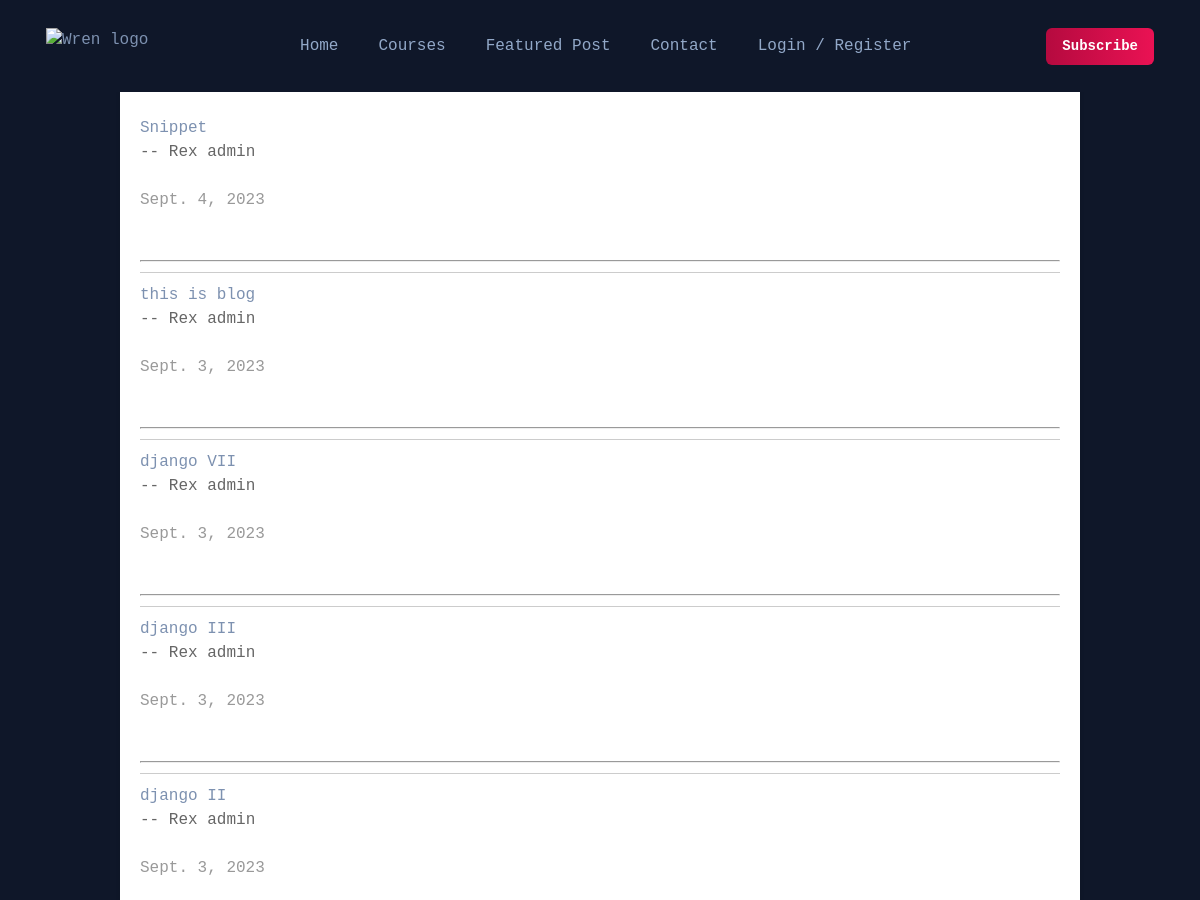
Before: /all_blogs (upper part) with the older database file.
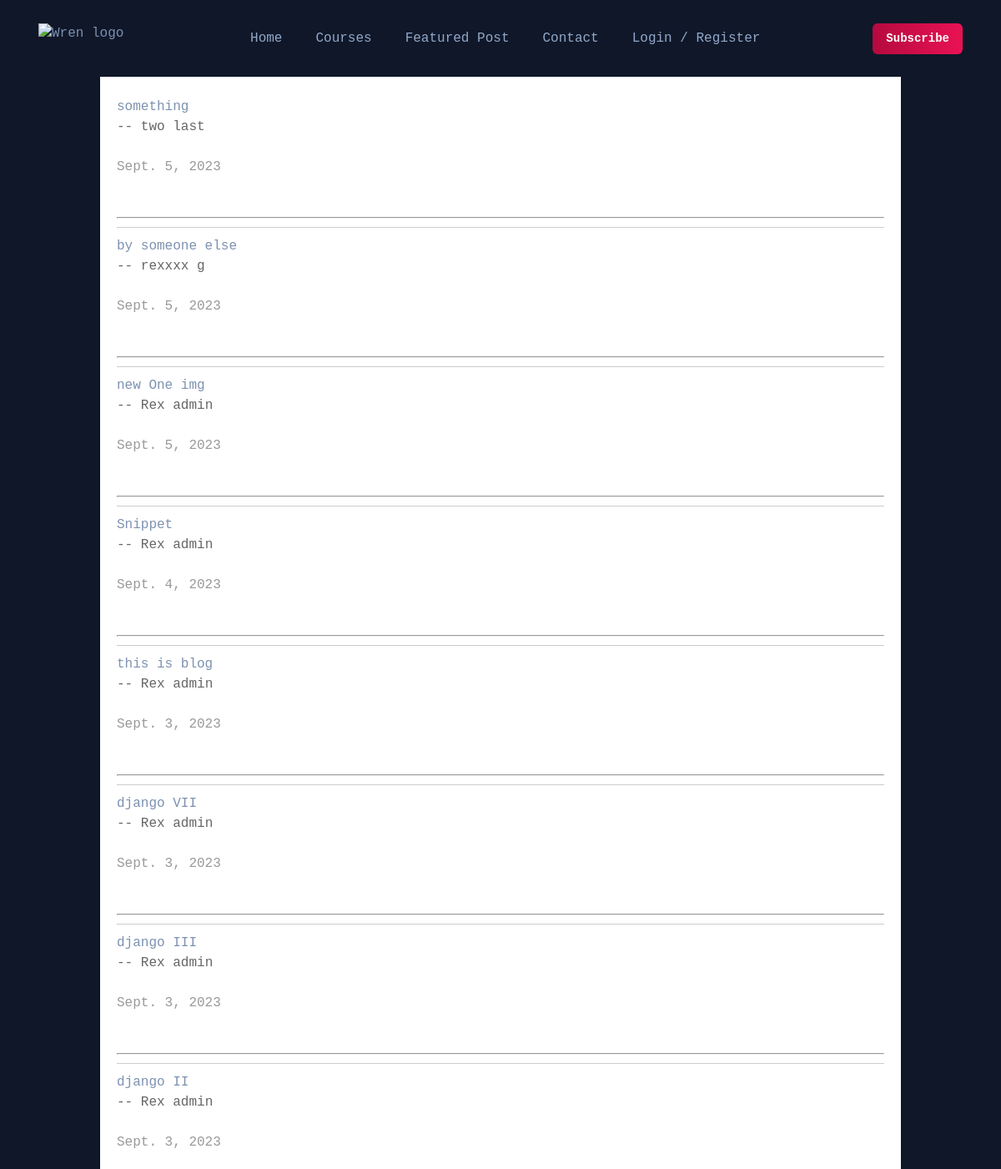
After: the same page with the newer database file.
### blogs_app/models.py (models this page shows, shortened)
class Post(models.Model):
    title = models.CharField(max_length=255)
    title_tag = models.CharField(max_length=60, default="tag for title...")
    banner_img = models.ImageField(null = True, blank=True, upload_to="images/blogs/blogs_banner")
    author = models.ForeignKey(settings.AUTH_USER_MODEL, on_delete=models.CASCADE)
    category = models.CharField(max_length=225, default="python")
    snippet = models.CharField(max_length=255)
    body = RichTextField(blank=True,null=True)
    post_time = models.DateField(auto_now_add = True)
    likes = models.ManyToManyField(settings.AUTH_USER_MODEL, related_name='blog_posts')

### users/models.py (models this page shows, shortened)
class CustomUser(AbstractBaseUser, PermissionsMixin):
    email = models.EmailField(_("email address"), unique=True)
    first_name = models.CharField(_("first name"), max_length=50, default="Unknown")
    last_name = models.CharField(_("last name"), max_length=50, default="Unknown")
    phone = models.CharField(_("phone number"), max_length=50, unique=True, default="Unknown")
    is_staff = models.BooleanField(default=False)
    is_active = models.BooleanField(default=True)
    date_joined = models.DateTimeField(default=timezone.now)
    USERNAME_FIELD = "email"
    REQUIRED_FIELDS = ["first_name", "last_name", "phone"]
    objects = CustomUserManager()

### blogs_app/views.py (the view)
class AllBlogsView(ListView):
    model = Post
    template_name = 'all_blogs.html'
    ordering = ['-id','post_time']

### templates/all_blogs.html (shortened to what this page needs)
{% extends '_base.html' %}
{% load static %}
{% block content %}
<main>
    <ul>
        <div class="all-blogs-list">
          <h1>Post</h1>
          <br>
          {% for post in object_list %}
          <li>
            <a href="{% url 'articles-page' post.pk %}">{{post.title}}</a> <span class="author">-- {{post.author.first_name}} {{post.author.last_name}}</span>
            <br>
            <span class="post-time">{{post.post_time}}</span>
            <br>
            <br>
            <hr>
          </li>
          {% endfor %}
        </div>
      </ul>
</main>
{% endblock %}

### templates/_base.html (shortened to what this page needs)
{% load static %}
<!DOCTYPE html>
<html lang="en">
<head>
    <link rel="stylesheet" href="{% static 'css/style.css' %}">
    <link rel="stylesheet" href="{% static 'css/login.css' %}">
    <link rel="stylesheet" href="https://cdnjs.cloudflare.com/ajax/libs/font-awesome/4.7.0/css/font-awesome.min.css">
</head>
<body id="top">
    <header class="header" data-header>
        <div class="container">
            <a href="#" class="logo">
                <img src="{% static 'images/icons/logo.png' %}" width="119" height="37" alt="Wren logo">
            </a>
            <nav class="navbar" data-navbar>
                <ul class="navbar-list">
                    <li>
                        <a href="{% url 'blogs_app:home' %}" class="navbar-link hover-1" data-nav-toggler>Home</a>
                    </li>
                    <li>
                        <a href="#topics" class="navbar-link hover-1" data-nav-toggler>Courses</a>
                    </li>
                    <li>
                        <a href="#featured" class="navbar-link hover-1" data-nav-toggler>Featured Post</a>
                    </li>
                    <li>
                        <a href="#" class="navbar-link hover-1" data-nav-toggler>Contact</a>
                    </li>
                    {% if user.is_authenticated %}
                        {% if user.is_superuser %}
                            <li>
                                <a class="navbar-link hover-1" href="{% url 'blogs_app:admin-view' %}" >Dashboard</a>
                            </li>
                        {% endif %}
                        <li>
                            <a class="navbar-link hover-1" href="{% url 'blogs_app:user-profile' %}" >Profile</a>
                        </li>
                        <li>
                            <a class="navbar-link hover-1" href="{% url 'users:logout' %}" >Logout</a>
                        </li>
            {% else %}
            <li>
                <a href="{% url 'users:signup' %}" class="navbar-link hover-1">Login / Register</a>
            </li>
            {% endif %}
                </ul>
            </nav>
            <a href="#" class="btn btn-primary">Subscribe</a>
        </div>
    </header>
    {% block content %}{% endblock %}
</body>
</html>

### static/css/login.css (style rules this page uses)
:root { --bg-wild-blue-yonder: #EB1254; --bg-carolina-blue: #EB1254; --bg-prussian-blue: hsla(216, 33%, 20%, 1); --bg-oxford-blue: rgba(19, 16, 16, 0.425); --bg-oxford-blue-2: hsla(222, 47%, 11%, 1); --text-white: hsla(0, 0%, 100%, 1); --text-alice-blue: hsla(216, 100%, 95%, 1); --text-columbia-blue: hsla(199, 69%, 84%, 1); --text-wild-blue-yonder: hsla(216, 33%, 68%, 1); --text-carolina-blue: #B50A3F; --text-shadow-blue: hsla(217, 24%, 59%, 1); --text-slate-gray: hsla(217, 17%, 48%, 1); --gradient-1: linear-gradient(90deg, #ca0d49, #ff3b76 51%); --gradient-2: linear-gradient(90deg, #B50A3F, #EB1254 51%, #850e32); --gradient-3: linear-gradient(0deg, #000d1a, transparent); --border-wild-blue-yonder: hsla(216, 33%, 68%, 1); --border-prussian-blue: hsla(216, 33%, 20%, 1); --border-white: hsl(0, 0%, 100%); --border-white-alpha-15: hsla(0, 0%, 100%, 0.15); --white: hsl(0, 0%, 100%, 1); --black: hsl(0, 0%, 0%, 1); --fontFamily-noto_sans: 'Noto Sans', sans-serif; --fontSize-1: 2.9rem; --fontSize-2: 2.0rem; --fontSize-3: 1.8rem; --fontSize-4: 1.6rem; --fontSize-5: 1.5rem; --fontSize-6: 1.4rem; --fontSize-7: 1.2rem; --fontSize-8: 1.3rem; --weight-medium: 500; --weight-semiBold: 600; --weight-bold: 700; --weight-extraBold: 800; --lineHeight-1: 1.3; --lineHeight-2: 1.5; --lineHeight-4: 1.5; --shadow-1: 0 8px 20px 0 hsla(0, 0%, 0%, 0.05); --shadow-2: 0px 3px 20px hsla(180, 90%, 43%, 0.2); --radius-6: 6px; --radius-8: 8px; --radius-16: 16px; --radius-48: 48px; --radius-circle: 50%; --radius-pill: 200px; --section-padding: 70px; --transition-1: 0.25s ease; --transition-2: 0.5s ease; --cubic-in: cubic-bezier(0.51, 0.03, 0.64, 0.28); --cubic-out: cubic-bezier(0.05, 0.83, 0.52, 0.97); }

Changed rows visible on the page:
added Post: title "something", author.first_name "two", author.last_name "last", post_time "Sept. 5, 2023"
added Post: title "by someone else", author.first_name "rexxxx", author.last_name "g", post_time "Sept. 5, 2023"
added Post: title "new One img", author.first_name "Rex", author.last_name "admin", post_time "Sept. 5, 2023"
